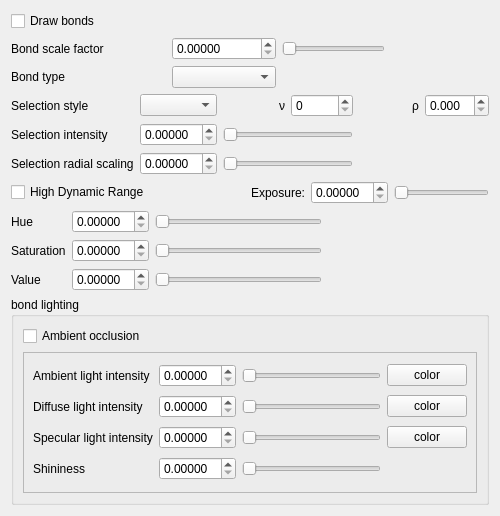
<?xml version="1.0" encoding="UTF-8"?>
<ui version="4.0">
 <class>AppearanceBondsForm</class>
 <widget class="QWidget" name="AppearanceBondsForm">
  <property name="geometry">
   <rect>
    <x>0</x>
    <y>0</y>
    <width>500</width>
    <height>516</height>
   </rect>
  </property>
  <property name="windowTitle">
   <string>Form</string>
  </property>
  <layout class="QVBoxLayout" name="verticalLayout">
   <item>
    <layout class="QHBoxLayout" name="horizontalLayout_4">
     <item>
      <layout class="QGridLayout" name="gridLayout_3" columnstretch="3,2,2,2">
       <item row="0" column="3">
        <spacer name="horizontalSpacer_2">
         <property name="orientation">
          <enum>Qt::Horizontal</enum>
         </property>
         <property name="sizeHint" stdset="0">
          <size>
           <width>40</width>
           <height>20</height>
          </size>
         </property>
        </spacer>
       </item>
       <item row="0" column="0">
        <widget class="QCheckBox" name="drawBondsCheckBox">
         <property name="text">
          <string>Draw bonds</string>
         </property>
        </widget>
       </item>
       <item row="0" column="1">
        <spacer name="horizontalSpacer_3">
         <property name="orientation">
          <enum>Qt::Horizontal</enum>
         </property>
         <property name="sizeHint" stdset="0">
          <size>
           <width>40</width>
           <height>20</height>
          </size>
         </property>
        </spacer>
       </item>
       <item row="0" column="2">
        <spacer name="horizontalSpacer_4">
         <property name="orientation">
          <enum>Qt::Horizontal</enum>
         </property>
         <property name="sizeHint" stdset="0">
          <size>
           <width>40</width>
           <height>20</height>
          </size>
         </property>
        </spacer>
       </item>
       <item row="1" column="0">
        <widget class="QLabel" name="label_24">
         <property name="text">
          <string>Bond scale factor</string>
         </property>
        </widget>
       </item>
       <item row="1" column="2">
        <widget class="QDoubleSlider" name="bondSizeScalingDoubleSlider">
         <property name="orientation">
          <enum>Qt::Horizontal</enum>
         </property>
        </widget>
       </item>
       <item row="1" column="3">
        <spacer name="horizontalSpacer">
         <property name="orientation">
          <enum>Qt::Horizontal</enum>
         </property>
         <property name="sizeHint" stdset="0">
          <size>
           <width>40</width>
           <height>20</height>
          </size>
         </property>
        </spacer>
       </item>
       <item row="2" column="0">
        <widget class="QLabel" name="label">
         <property name="text">
          <string>Bond type</string>
         </property>
        </widget>
       </item>
       <item row="2" column="1">
        <widget class="QComboBox" name="bondColorModeComboBox"/>
       </item>
       <item row="1" column="1">
        <widget class="CustomDoubleSpinBox" name="bondSizeScalingDoubleSpinBox">
         <property name="keyboardTracking">
          <bool>false</bool>
         </property>
         <property name="decimals">
          <number>5</number>
         </property>
         <property name="maximum">
          <double>3.000000000000000</double>
         </property>
         <property name="singleStep">
          <double>0.100000000000000</double>
         </property>
        </widget>
       </item>
      </layout>
     </item>
    </layout>
   </item>
   <item>
    <layout class="QGridLayout" name="gridLayout">
     <item row="0" column="1">
      <widget class="QComboBox" name="bondSelectionStyleComboBox"/>
     </item>
     <item row="0" column="0">
      <widget class="QLabel" name="label_2">
       <property name="text">
        <string>Selection style</string>
       </property>
      </widget>
     </item>
     <item row="1" column="0">
      <widget class="QLabel" name="label_3">
       <property name="text">
        <string>Selection intensity</string>
       </property>
      </widget>
     </item>
     <item row="2" column="0">
      <widget class="QLabel" name="label_4">
       <property name="text">
        <string>Selection radial scaling</string>
       </property>
      </widget>
     </item>
     <item row="1" column="1">
      <widget class="CustomDoubleSpinBox" name="bondSelectionItensityDoubleSpinBox">
       <property name="decimals">
        <number>5</number>
       </property>
      </widget>
     </item>
     <item row="2" column="1">
      <widget class="CustomDoubleSpinBox" name="bondSelectionScalingDoubleSpinBox">
       <property name="decimals">
        <number>5</number>
       </property>
      </widget>
     </item>
     <item row="1" column="2">
      <widget class="QDoubleSlider" name="bondSelectionItensityDoubleSlider">
       <property name="orientation">
        <enum>Qt::Horizontal</enum>
       </property>
      </widget>
     </item>
     <item row="2" column="2">
      <widget class="QDoubleSlider" name="bondSelectionScalingDoubleSlider">
       <property name="orientation">
        <enum>Qt::Horizontal</enum>
       </property>
      </widget>
     </item>
     <item row="0" column="2">
      <layout class="QHBoxLayout" name="horizontalLayout_2">
       <item>
        <widget class="QLabel" name="label_5">
         <property name="text">
          <string>ν</string>
         </property>
         <property name="alignment">
          <set>Qt::AlignRight|Qt::AlignTrailing|Qt::AlignVCenter</set>
         </property>
        </widget>
       </item>
       <item>
        <widget class="CustomDoubleSpinBox" name="bondSelectionStyleNuDoubleSpinBox">
         <property name="decimals">
          <number>0</number>
         </property>
        </widget>
       </item>
      </layout>
     </item>
     <item row="0" column="3">
      <layout class="QHBoxLayout" name="horizontalLayout_6">
       <item>
        <widget class="QLabel" name="label_6">
         <property name="text">
          <string>ρ</string>
         </property>
         <property name="alignment">
          <set>Qt::AlignRight|Qt::AlignTrailing|Qt::AlignVCenter</set>
         </property>
        </widget>
       </item>
       <item>
        <widget class="CustomDoubleSpinBox" name="bondSelectionStyleRhoDoubleSpinBox">
         <property name="decimals">
          <number>3</number>
         </property>
        </widget>
       </item>
      </layout>
     </item>
     <item row="1" column="3">
      <spacer name="horizontalSpacer_9">
       <property name="orientation">
        <enum>Qt::Horizontal</enum>
       </property>
       <property name="sizeHint" stdset="0">
        <size>
         <width>40</width>
         <height>20</height>
        </size>
       </property>
      </spacer>
     </item>
     <item row="2" column="3">
      <spacer name="horizontalSpacer_10">
       <property name="orientation">
        <enum>Qt::Horizontal</enum>
       </property>
       <property name="sizeHint" stdset="0">
        <size>
         <width>40</width>
         <height>20</height>
        </size>
       </property>
      </spacer>
     </item>
    </layout>
   </item>
   <item>
    <layout class="QHBoxLayout" name="horizontalLayout_3">
     <item>
      <layout class="QHBoxLayout" name="horizontalLayout_5">
       <item>
        <layout class="QVBoxLayout" name="verticalLayout_2">
         <item>
          <layout class="QHBoxLayout" name="horizontalLayout_19">
           <item>
            <widget class="QCheckBox" name="bondHighDynamicRangeCheckBox">
             <property name="text">
              <string>High Dynamic Range</string>
             </property>
            </widget>
           </item>
           <item>
            <spacer name="horizontalSpacer_8">
             <property name="orientation">
              <enum>Qt::Horizontal</enum>
             </property>
             <property name="sizeHint" stdset="0">
              <size>
               <width>40</width>
               <height>20</height>
              </size>
             </property>
            </spacer>
           </item>
           <item>
            <widget class="QLabel" name="label_25">
             <property name="text">
              <string>Exposure:</string>
             </property>
            </widget>
           </item>
           <item>
            <widget class="CustomDoubleSpinBox" name="bondHDRExposureDoubleSpinBox">
             <property name="keyboardTracking">
              <bool>false</bool>
             </property>
             <property name="decimals">
              <number>5</number>
             </property>
            </widget>
           </item>
           <item>
            <widget class="QDoubleSlider" name="bondHDRExposureDoubleSlider">
             <property name="orientation">
              <enum>Qt::Horizontal</enum>
             </property>
            </widget>
           </item>
          </layout>
         </item>
         <item>
          <layout class="QGridLayout" name="gridLayout_4">
           <item row="0" column="0">
            <widget class="QLabel" name="label_26">
             <property name="text">
              <string>Hue</string>
             </property>
            </widget>
           </item>
           <item row="0" column="2">
            <widget class="QDoubleSlider" name="bondHueDoubleSlider">
             <property name="orientation">
              <enum>Qt::Horizontal</enum>
             </property>
            </widget>
           </item>
           <item row="0" column="3">
            <spacer name="horizontalSpacer_5">
             <property name="orientation">
              <enum>Qt::Horizontal</enum>
             </property>
             <property name="sizeHint" stdset="0">
              <size>
               <width>40</width>
               <height>20</height>
              </size>
             </property>
            </spacer>
           </item>
           <item row="1" column="0">
            <widget class="QLabel" name="label_27">
             <property name="text">
              <string>Saturation</string>
             </property>
            </widget>
           </item>
           <item row="1" column="2">
            <widget class="QDoubleSlider" name="bondSaturationDoubleSlider">
             <property name="orientation">
              <enum>Qt::Horizontal</enum>
             </property>
            </widget>
           </item>
           <item row="1" column="3">
            <spacer name="horizontalSpacer_6">
             <property name="orientation">
              <enum>Qt::Horizontal</enum>
             </property>
             <property name="sizeHint" stdset="0">
              <size>
               <width>40</width>
               <height>20</height>
              </size>
             </property>
            </spacer>
           </item>
           <item row="2" column="0">
            <widget class="QLabel" name="label_28">
             <property name="text">
              <string>Value</string>
             </property>
            </widget>
           </item>
           <item row="2" column="2">
            <widget class="QDoubleSlider" name="bondValueDoubleSlider">
             <property name="orientation">
              <enum>Qt::Horizontal</enum>
             </property>
            </widget>
           </item>
           <item row="2" column="3">
            <spacer name="horizontalSpacer_7">
             <property name="orientation">
              <enum>Qt::Horizontal</enum>
             </property>
             <property name="sizeHint" stdset="0">
              <size>
               <width>40</width>
               <height>20</height>
              </size>
             </property>
            </spacer>
           </item>
           <item row="0" column="1">
            <widget class="CustomDoubleSpinBox" name="bondHueDoubleSpinBox">
             <property name="keyboardTracking">
              <bool>false</bool>
             </property>
             <property name="decimals">
              <number>5</number>
             </property>
            </widget>
           </item>
           <item row="1" column="1">
            <widget class="CustomDoubleSpinBox" name="bondSaturationDoubleSpinBox">
             <property name="keyboardTracking">
              <bool>false</bool>
             </property>
             <property name="decimals">
              <number>5</number>
             </property>
            </widget>
           </item>
           <item row="2" column="1">
            <widget class="CustomDoubleSpinBox" name="bondValueDoubleSpinBox">
             <property name="keyboardTracking">
              <bool>false</bool>
             </property>
             <property name="decimals">
              <number>5</number>
             </property>
            </widget>
           </item>
          </layout>
         </item>
        </layout>
       </item>
      </layout>
     </item>
    </layout>
   </item>
   <item>
    <layout class="QHBoxLayout" name="horizontalLayout">
     <item>
      <widget class="QGroupBox" name="groupBox">
       <property name="title">
        <string>bond lighting</string>
       </property>
       <layout class="QVBoxLayout" name="verticalLayout_4">
        <item>
         <widget class="QCheckBox" name="bondAmbientOcclusionCheckBox">
          <property name="text">
           <string>Ambient occlusion</string>
          </property>
         </widget>
        </item>
        <item>
         <widget class="QFrame" name="frame_2">
          <property name="frameShape">
           <enum>QFrame::StyledPanel</enum>
          </property>
          <property name="frameShadow">
           <enum>QFrame::Raised</enum>
          </property>
          <layout class="QGridLayout" name="gridLayout_5">
           <item row="0" column="0">
            <widget class="QLabel" name="label_12">
             <property name="text">
              <string>Ambient light intensity</string>
             </property>
            </widget>
           </item>
           <item row="0" column="2">
            <widget class="QDoubleSlider" name="bondAmbientIntensityDoubleSlider">
             <property name="orientation">
              <enum>Qt::Horizontal</enum>
             </property>
            </widget>
           </item>
           <item row="0" column="3">
            <widget class="SelectColorButton" name="bondAmbientColorPushButton">
             <property name="text">
              <string>color</string>
             </property>
            </widget>
           </item>
           <item row="1" column="0">
            <widget class="QLabel" name="label_13">
             <property name="text">
              <string>Diffuse light intensity</string>
             </property>
            </widget>
           </item>
           <item row="1" column="2">
            <widget class="QDoubleSlider" name="bondDiffuseIntensityDoubleSlider">
             <property name="orientation">
              <enum>Qt::Horizontal</enum>
             </property>
            </widget>
           </item>
           <item row="1" column="3">
            <widget class="SelectColorButton" name="bondDiffuseColorPushButton">
             <property name="text">
              <string>color</string>
             </property>
            </widget>
           </item>
           <item row="2" column="0">
            <widget class="QLabel" name="label_14">
             <property name="text">
              <string>Specular light intensity</string>
             </property>
            </widget>
           </item>
           <item row="2" column="2">
            <widget class="QDoubleSlider" name="bondSpecularIntensityDoubleSlider">
             <property name="orientation">
              <enum>Qt::Horizontal</enum>
             </property>
            </widget>
           </item>
           <item row="2" column="3">
            <widget class="SelectColorButton" name="bondSpecularColorPushButton">
             <property name="text">
              <string>color</string>
             </property>
            </widget>
           </item>
           <item row="3" column="0">
            <widget class="QLabel" name="label_15">
             <property name="text">
              <string>Shininess</string>
             </property>
            </widget>
           </item>
           <item row="3" column="2">
            <widget class="QDoubleSlider" name="bondShininessDoubleSlider">
             <property name="orientation">
              <enum>Qt::Horizontal</enum>
             </property>
            </widget>
           </item>
           <item row="0" column="1">
            <widget class="CustomDoubleSpinBox" name="bondAmbientIntensityDoubleSpinBox">
             <property name="keyboardTracking">
              <bool>false</bool>
             </property>
             <property name="decimals">
              <number>5</number>
             </property>
             <property name="singleStep">
              <double>0.050000000000000</double>
             </property>
            </widget>
           </item>
           <item row="1" column="1">
            <widget class="CustomDoubleSpinBox" name="bondDiffuseIntensityDoubleSpinBox">
             <property name="keyboardTracking">
              <bool>false</bool>
             </property>
             <property name="decimals">
              <number>5</number>
             </property>
             <property name="singleStep">
              <double>0.050000000000000</double>
             </property>
            </widget>
           </item>
           <item row="2" column="1">
            <widget class="CustomDoubleSpinBox" name="bondSpecularIntensityDoubleSpinBox">
             <property name="keyboardTracking">
              <bool>false</bool>
             </property>
             <property name="decimals">
              <number>5</number>
             </property>
             <property name="singleStep">
              <double>0.050000000000000</double>
             </property>
            </widget>
           </item>
           <item row="3" column="1">
            <widget class="CustomDoubleSpinBox" name="bondShininessDoubleSpinBox">
             <property name="keyboardTracking">
              <bool>false</bool>
             </property>
             <property name="decimals">
              <number>5</number>
             </property>
             <property name="singleStep">
              <double>1.000000000000000</double>
             </property>
            </widget>
           </item>
          </layout>
         </widget>
        </item>
       </layout>
      </widget>
     </item>
    </layout>
   </item>
  </layout>
 </widget>
 <customwidgets>
  <customwidget>
   <class>CustomDoubleSpinBox</class>
   <extends>QDoubleSpinBox</extends>
   <header>customdoublespinbox.h</header>
  </customwidget>
  <customwidget>
   <class>QDoubleSlider</class>
   <extends>QSlider</extends>
   <header>qdoubleslider.h</header>
  </customwidget>
  <customwidget>
   <class>SelectColorButton</class>
   <extends>QPushButton</extends>
   <header>selectcolorbutton.h</header>
  </customwidget>
 </customwidgets>
 <resources/>
 <connections/>
</ui>
